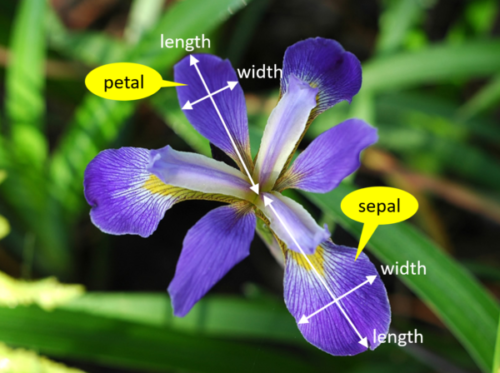
#> input picture IRIS DATASET _ ADVANCE VISUALIZATION _ EDA 2/iris flower.png, 500 x 373 px, given in place of the camera
$ python cv4_green_color_mask.py
#> lines starting #> are read from the running program, lines starting #| are printed output that depends on the picture; after the words box and inside, x2 and y2 are one past the last pixel; in counts of white or black regions, pixels touching at a corner belong together
import cv2
import numpy as np

cap = cv2.VideoCapture(0)

while True:
    _, frame = cap.read()
#> frame is the input picture: shape (373, 500, 3); mean B, G, R 71.4, 99.4, 81.5

    hsv_frame = cv2.cvtColor(frame, cv2.COLOR_BGR2HSV)
#> hsv_frame: shape (373, 500, 3); mean H, S, V 61, 145.3, 121
    lower_green = np.array([40, 100, 100])
    high_green  = np.array([102, 255, 255])

    green_mask = cv2.inRange(hsv_frame, lower_green , high_green )
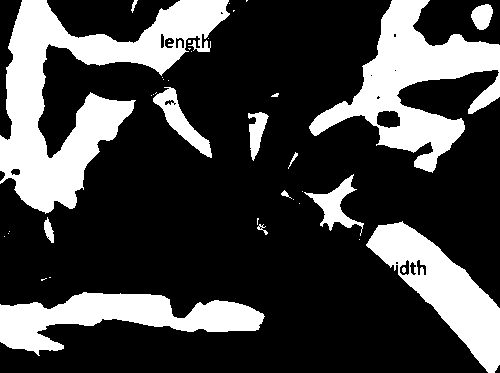
#> green_mask: shape (373, 500); 26.3% white; 39 white regions (24 under 20 px), largest, box (x1, y1, x2, y2) and area: (0, 0, 230, 214) 17827, (309, 0, 500, 173) 12078, (0, 292, 265, 356) 7781
    green = cv2.bitwise_and(frame, frame, mask=green_mask)
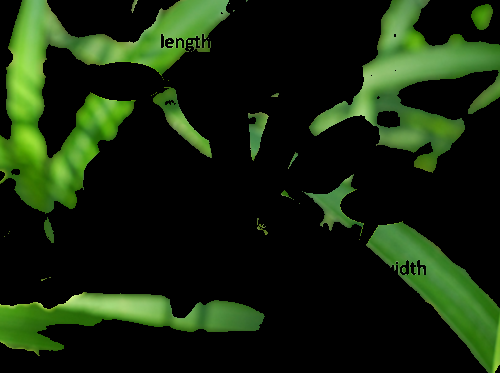
#> green: shape (373, 500, 3); mean B, G, R 13, 38, 21.8


    cv2.imshow("green ", green)

    key = cv2.waitKey(1)
#> (key Esc is pressed here)
    if key == 27:  # ESC key
        break
